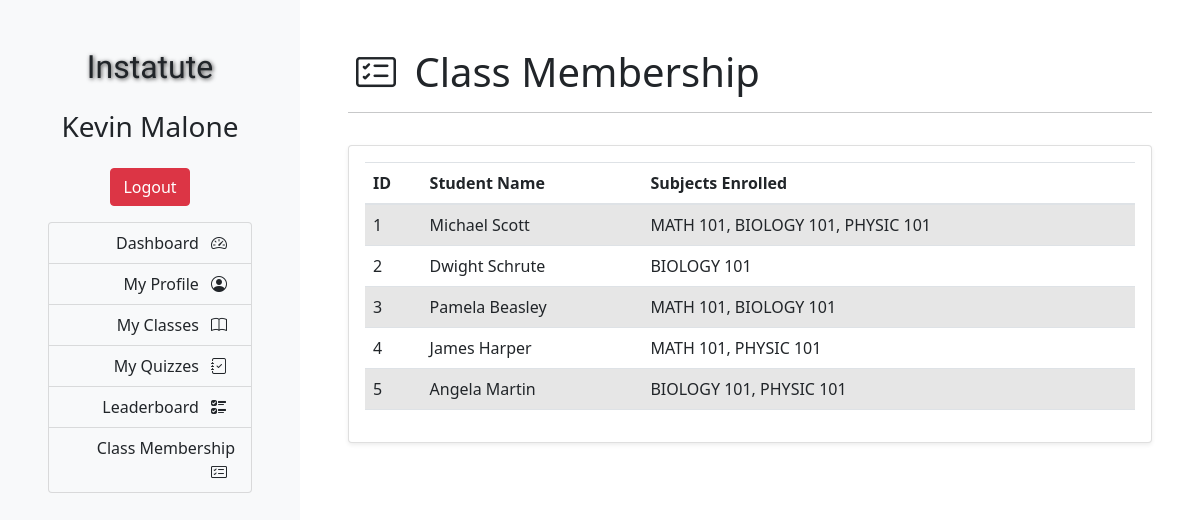
The page /membership/ (signed in) on the database its author committed.
### membership/models.py (models this page shows)
class Student(models.Model):
    student_id = models.IntegerField()
    student_name = models.CharField(max_length=70)
    subject=models.CharField(max_length=70)

### membership/views.py (the view)
# urls.py: path('membership/', membership_views.membership, name='membership')
def membership(request):
    stud = Student.objects.all()
    print("Myoutput",stud)
    return render(request,'membership/membership.html',{'stu': stud})

### membership/templates/membership/membership.html (shortened to what this page needs)
{% extends "base.html" %}
{% load static %}
{% block content %}
<div class="h1"><i class="bi bi-card-checklist p-2"></i> Class Membership</div>
<hr>
<div class="row mb-5 d-flex justify-content-center">
                <main class="pt-3">
                        <div class="card p-3 shadow-sm">
                            <table class="table table-striped">
                            <thead>
                              <tr>
                                <th scope="col">ID</th>
                                <th scope="col">Student Name</th>
                                <th scope="col">Subjects Enrolled</th>
                              </tr>
                            </thead>
                            <tbody>
                                {% for x in stu %}
                              <tr>
                                <td>{{x.student_id}}</td>
                                <td>{{x.student_name}}</td>
                                <td>{{x.subject}}</td>
                              </tr>
                            {% endfor %}
                          </tbody>
                          </table>
                        </div>
                    </div>
            </div>
        </div>
    </div>
</body>
{% endblock content %}

### templates/base.html (shortened to what this page needs)
{% load static %}
<!DOCTYPE html>
<html lang="en">
<head>
    <link rel="stylesheet" href="https://cdn.jsdelivr.net/npm/bootstrap@4.5.3/dist/css/bootstrap.min.css">
    <link rel="stylesheet" href="https://cdn.jsdelivr.net/npm/bootstrap-icons@1.8.3/font/bootstrap-icons.css">
    <link href="https://cdn.jsdelivr.net/npm/bootstrap@5.1.3/dist/css/bootstrap.min.css" rel="stylesheet">
</head>
<body>
<div class="container-fluid h-100 content">
    <div class="row h-100">
        <div class="col-12 col-md-3 p-5 bg-light">
            <div class="row mb-3">
                <div class="col-12 d-flex justify-content-center">
                    <h2 class="brand">Instatute</h2>
                </div>
            </div>
            {% if user.is_authenticated %}
            <div class="row my-3">
                <div class="col-12 d-flex justify-content-center">
                    <h3>{{ user.first_name }} {{ user.last_name }}</h3>
                </div>
            </div>
            {% endif %}
            <div class="row my-3">
                <div class="col-12 d-flex justify-content-center">
                    {% if user.is_authenticated %}
                        <a class="btn btn-danger mx-1" href="{% url 'logout' %}">Logout</a>
                        {% else %}
                        <a class="btn btn-success mx-1" href="{% url 'login' %}">Login</a>
                        <a class="btn btn-warning mx-1" href="{% url 'register' %}">Register</a>
                    {% endif %}
                </div>
            </div>
            {% if user.is_authenticated %}
            <div class="row my-3">
                <div class="col-12 d-flex justify-content-end">
                    <div class="list-group" style="width: 100%;">
                        <a href="{% url 'home' %}" class="list-group-item list-group-item-action text-end bg-light">Dashboard <i class="bi bi-speedometer2 p-2"></i></a>
                        <a href="{% url 'profile' %}" class="list-group-item list-group-item-action text-end bg-light">My Profile <i class="bi bi-person-circle p-2"></i></a>
                        <a href="{% url 'classes' %}" class="list-group-item list-group-item-action text-end bg-light">My Classes <i class="bi bi-book p-2"></i></a>
                        <a href="{% url 'quiz:main-view' %}" class="list-group-item list-group-item-action text-end bg-light">My Quizzes <i class="bi bi-journal-check p-2"></i></a>
                        <a href="{% url 'leaderboard' %}" class="list-group-item list-group-item-action text-end bg-light">Leaderboard <i class="bi bi-ui-checks p-2"></i></a>
                        <a href="{% url 'membership' %}" class="list-group-item list-group-item-action text-end bg-light">Class Membership <i class="bi bi-card-checklist p-2"></i></a>
                    </div>
                </div>
            </div>
            {% endif %}
        </div>
        <div class="col-12 col-md-9 p-5">
          {% block content %}
          {% endblock content %}
</body>
</html>

### templates/base.html (style rules this page uses)
html, body { height: 100%; }
.brand { font-family: 'Radio Canada', sans-serif; text-shadow: 1px 1px 4px #3f3f3f; }

### rows shown on the page
Student: student_id "1", student_name "Michael Scott", subject "MATH 101, BIOLOGY 101, PHYSIC 101"
Student: student_id "2", student_name "Dwight Schrute", subject "BIOLOGY 101"
Student: student_id "3", student_name "Pamela Beasley", subject "MATH 101, BIOLOGY 101"
Student: student_id "4", student_name "James Harper", subject "MATH 101, PHYSIC 101"
Student: student_id "5", student_name "Angela Martin", subject "BIOLOGY 101, PHYSIC 101"

### other values the page prints
{{ user.first_name }} "Kevin"
{{ user.last_name }} "Malone"
